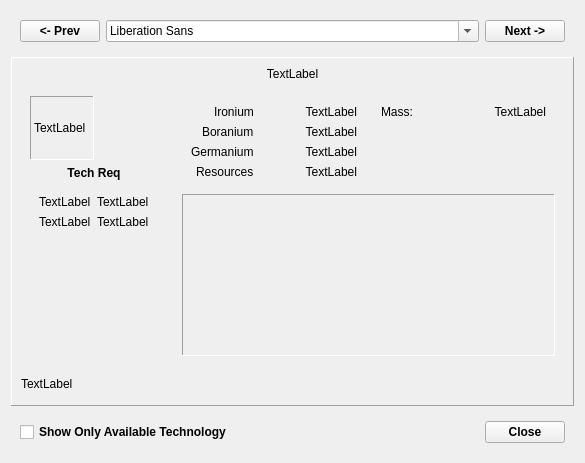
<?xml version="1.0" encoding="UTF-8"?>
<ui version="4.0">
 <class>Form</class>
 <widget class="QWidget" name="Form">
  <property name="geometry">
   <rect>
    <x>0</x>
    <y>0</y>
    <width>585</width>
    <height>463</height>
   </rect>
  </property>
  <property name="windowTitle">
   <string>Form</string>
  </property>
  <layout class="QVBoxLayout" name="verticalLayout">
   <item>
    <widget class="QWidget" name="widget" native="true">
     <layout class="QHBoxLayout" name="horizontalLayout_2">
      <item>
       <widget class="QPushButton" name="prevButton">
        <property name="font">
         <font>
          <weight>75</weight>
          <bold>true</bold>
         </font>
        </property>
        <property name="text">
         <string>&lt;- Prev</string>
        </property>
       </widget>
      </item>
      <item>
       <widget class="QFontComboBox" name="compTypeComboBox">
        <property name="sizePolicy">
         <sizepolicy hsizetype="MinimumExpanding" vsizetype="Fixed">
          <horstretch>0</horstretch>
          <verstretch>0</verstretch>
         </sizepolicy>
        </property>
       </widget>
      </item>
      <item>
       <widget class="QPushButton" name="nextButton">
        <property name="font">
         <font>
          <weight>75</weight>
          <bold>true</bold>
         </font>
        </property>
        <property name="text">
         <string>Next -&gt;</string>
        </property>
       </widget>
      </item>
     </layout>
    </widget>
   </item>
   <item>
    <widget class="QFrame" name="frame">
     <property name="sizePolicy">
      <sizepolicy hsizetype="Preferred" vsizetype="MinimumExpanding">
       <horstretch>0</horstretch>
       <verstretch>0</verstretch>
      </sizepolicy>
     </property>
     <property name="frameShape">
      <enum>QFrame::Panel</enum>
     </property>
     <property name="frameShadow">
      <enum>QFrame::Raised</enum>
     </property>
     <layout class="QVBoxLayout" name="verticalLayout_2">
      <item>
       <widget class="QLabel" name="titleLabel">
        <property name="sizePolicy">
         <sizepolicy hsizetype="Preferred" vsizetype="Preferred">
          <horstretch>0</horstretch>
          <verstretch>0</verstretch>
         </sizepolicy>
        </property>
        <property name="text">
         <string>TextLabel</string>
        </property>
        <property name="alignment">
         <set>Qt::AlignCenter</set>
        </property>
       </widget>
      </item>
      <item>
       <widget class="QWidget" name="widget_3" native="true">
        <property name="sizePolicy">
         <sizepolicy hsizetype="Preferred" vsizetype="MinimumExpanding">
          <horstretch>0</horstretch>
          <verstretch>0</verstretch>
         </sizepolicy>
        </property>
        <layout class="QHBoxLayout" name="horizontalLayout_3">
         <property name="margin">
          <number>0</number>
         </property>
         <item>
          <widget class="QWidget" name="widget_4" native="true">
           <layout class="QVBoxLayout" name="verticalLayout_4">
            <item>
             <widget class="QLabel" name="label_11">
              <property name="minimumSize">
               <size>
                <width>64</width>
                <height>64</height>
               </size>
              </property>
              <property name="maximumSize">
               <size>
                <width>64</width>
                <height>64</height>
               </size>
              </property>
              <property name="frameShape">
               <enum>QFrame::Panel</enum>
              </property>
              <property name="frameShadow">
               <enum>QFrame::Sunken</enum>
              </property>
              <property name="text">
               <string>TextLabel</string>
              </property>
             </widget>
            </item>
            <item>
             <widget class="QLabel" name="label_12">
              <property name="font">
               <font>
                <weight>75</weight>
                <bold>true</bold>
               </font>
              </property>
              <property name="text">
               <string>Tech Req</string>
              </property>
              <property name="alignment">
               <set>Qt::AlignCenter</set>
              </property>
             </widget>
            </item>
            <item>
             <widget class="QWidget" name="widget_7" native="true">
              <layout class="QFormLayout" name="formLayout_3">
               <item row="0" column="0">
                <widget class="QLabel" name="label_13">
                 <property name="text">
                  <string>TextLabel</string>
                 </property>
                </widget>
               </item>
               <item row="0" column="1">
                <widget class="QLabel" name="label_14">
                 <property name="text">
                  <string>TextLabel</string>
                 </property>
                </widget>
               </item>
               <item row="1" column="0">
                <widget class="QLabel" name="label_15">
                 <property name="text">
                  <string>TextLabel</string>
                 </property>
                </widget>
               </item>
               <item row="1" column="1">
                <widget class="QLabel" name="label_16">
                 <property name="text">
                  <string>TextLabel</string>
                 </property>
                </widget>
               </item>
              </layout>
             </widget>
            </item>
            <item>
             <spacer name="verticalSpacer">
              <property name="orientation">
               <enum>Qt::Vertical</enum>
              </property>
              <property name="sizeHint" stdset="0">
               <size>
                <width>20</width>
                <height>40</height>
               </size>
              </property>
             </spacer>
            </item>
           </layout>
          </widget>
         </item>
         <item>
          <widget class="QWidget" name="widget_5" native="true">
           <layout class="QVBoxLayout" name="verticalLayout_3">
            <item>
             <widget class="QWidget" name="widget_6" native="true">
              <layout class="QHBoxLayout" name="horizontalLayout_4">
               <property name="margin">
                <number>0</number>
               </property>
               <item>
                <widget class="QWidget" name="widget_8" native="true">
                 <property name="sizePolicy">
                  <sizepolicy hsizetype="Preferred" vsizetype="Minimum">
                   <horstretch>0</horstretch>
                   <verstretch>0</verstretch>
                  </sizepolicy>
                 </property>
                 <layout class="QFormLayout" name="formLayout">
                  <property name="labelAlignment">
                   <set>Qt::AlignRight|Qt::AlignTrailing|Qt::AlignVCenter</set>
                  </property>
                  <property name="formAlignment">
                   <set>Qt::AlignRight|Qt::AlignTop|Qt::AlignTrailing</set>
                  </property>
                  <item row="0" column="0">
                   <widget class="QLabel" name="label">
                    <property name="text">
                     <string>Ironium</string>
                    </property>
                    <property name="alignment">
                     <set>Qt::AlignLeading|Qt::AlignLeft|Qt::AlignVCenter</set>
                    </property>
                   </widget>
                  </item>
                  <item row="0" column="1">
                   <widget class="QLabel" name="label_2">
                    <property name="text">
                     <string>TextLabel</string>
                    </property>
                    <property name="alignment">
                     <set>Qt::AlignRight|Qt::AlignTrailing|Qt::AlignVCenter</set>
                    </property>
                   </widget>
                  </item>
                  <item row="1" column="0">
                   <widget class="QLabel" name="label_3">
                    <property name="text">
                     <string>Boranium</string>
                    </property>
                   </widget>
                  </item>
                  <item row="1" column="1">
                   <widget class="QLabel" name="label_4">
                    <property name="text">
                     <string>TextLabel</string>
                    </property>
                    <property name="alignment">
                     <set>Qt::AlignRight|Qt::AlignTrailing|Qt::AlignVCenter</set>
                    </property>
                   </widget>
                  </item>
                  <item row="2" column="0">
                   <widget class="QLabel" name="label_5">
                    <property name="text">
                     <string>Germanium</string>
                    </property>
                   </widget>
                  </item>
                  <item row="2" column="1">
                   <widget class="QLabel" name="label_6">
                    <property name="text">
                     <string>TextLabel</string>
                    </property>
                    <property name="alignment">
                     <set>Qt::AlignRight|Qt::AlignTrailing|Qt::AlignVCenter</set>
                    </property>
                   </widget>
                  </item>
                  <item row="3" column="0">
                   <widget class="QLabel" name="label_7">
                    <property name="text">
                     <string>Resources</string>
                    </property>
                   </widget>
                  </item>
                  <item row="3" column="1">
                   <widget class="QLabel" name="label_8">
                    <property name="text">
                     <string>TextLabel</string>
                    </property>
                    <property name="alignment">
                     <set>Qt::AlignRight|Qt::AlignTrailing|Qt::AlignVCenter</set>
                    </property>
                   </widget>
                  </item>
                 </layout>
                </widget>
               </item>
               <item>
                <widget class="QWidget" name="widget_9" native="true">
                 <layout class="QFormLayout" name="formLayout_2">
                  <property name="labelAlignment">
                   <set>Qt::AlignRight|Qt::AlignTrailing|Qt::AlignVCenter</set>
                  </property>
                  <property name="formAlignment">
                   <set>Qt::AlignRight|Qt::AlignTop|Qt::AlignTrailing</set>
                  </property>
                  <item row="0" column="0">
                   <widget class="QLabel" name="label_9">
                    <property name="text">
                     <string>Mass:</string>
                    </property>
                   </widget>
                  </item>
                  <item row="0" column="1">
                   <widget class="QLabel" name="label_10">
                    <property name="text">
                     <string>TextLabel</string>
                    </property>
                    <property name="alignment">
                     <set>Qt::AlignRight|Qt::AlignTrailing|Qt::AlignVCenter</set>
                    </property>
                   </widget>
                  </item>
                 </layout>
                </widget>
               </item>
              </layout>
             </widget>
            </item>
            <item>
             <widget class="QFrame" name="frame_2">
              <property name="sizePolicy">
               <sizepolicy hsizetype="MinimumExpanding" vsizetype="MinimumExpanding">
                <horstretch>0</horstretch>
                <verstretch>0</verstretch>
               </sizepolicy>
              </property>
              <property name="frameShape">
               <enum>QFrame::Panel</enum>
              </property>
              <property name="frameShadow">
               <enum>QFrame::Sunken</enum>
              </property>
             </widget>
            </item>
           </layout>
          </widget>
         </item>
        </layout>
       </widget>
      </item>
      <item>
       <widget class="QLabel" name="restrictionsLabel">
        <property name="minimumSize">
         <size>
          <width>0</width>
          <height>25</height>
         </size>
        </property>
        <property name="text">
         <string>TextLabel</string>
        </property>
       </widget>
      </item>
     </layout>
    </widget>
   </item>
   <item>
    <widget class="QWidget" name="widget_2" native="true">
     <property name="sizePolicy">
      <sizepolicy hsizetype="Preferred" vsizetype="Minimum">
       <horstretch>0</horstretch>
       <verstretch>0</verstretch>
      </sizepolicy>
     </property>
     <layout class="QHBoxLayout" name="horizontalLayout">
      <item>
       <widget class="QCheckBox" name="checkBox">
        <property name="sizePolicy">
         <sizepolicy hsizetype="MinimumExpanding" vsizetype="Fixed">
          <horstretch>0</horstretch>
          <verstretch>0</verstretch>
         </sizepolicy>
        </property>
        <property name="font">
         <font>
          <weight>75</weight>
          <bold>true</bold>
         </font>
        </property>
        <property name="text">
         <string>Show Only Available Technology</string>
        </property>
       </widget>
      </item>
      <item>
       <widget class="QPushButton" name="closeButton">
        <property name="font">
         <font>
          <weight>75</weight>
          <bold>true</bold>
         </font>
        </property>
        <property name="text">
         <string>Close</string>
        </property>
       </widget>
      </item>
     </layout>
    </widget>
   </item>
  </layout>
 </widget>
 <resources/>
 <connections/>
</ui>
